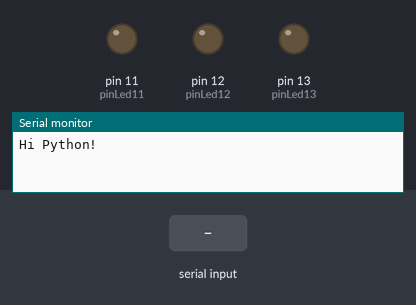
The sketch below on a simulated Arduino Uno, built with avr-gcc and run on an emulated ATmega328P. On the bench: output pins drawn as LEDs (lit = HIGH), the last lines printed to the serial monitor. The inputs (shaded band) are chosen by the test bench.

Above: at 1.2 s.
1.3 s: "BLANCO" received over Serial
At 2.3 s:
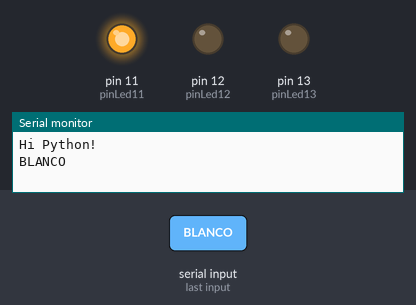
Timing chart, 0 to 7.9 s (numbered marks = the images above; inputs shaded):
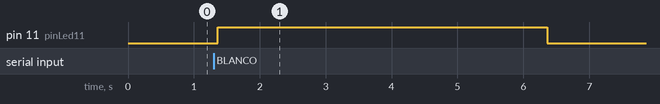

The sketch:

connection.ino
```cpp
const int pinLed11 = 11;
const int pinLed12 = 12;
const int pinLed13 = 13;
int changeSomething = 1;
int option;
String receivedString;

void setup() {
  Serial.begin(9600);
  pinMode(pinLed11, OUTPUT);
  pinMode(pinLed12, OUTPUT);
  pinMode(pinLed13, OUTPUT);
}

void loop() {

  while (Serial.available()) {
    delay(10);
    char c = Serial.read();
    receivedString += c;
  }

  if (receivedString.length() > 0) {
    Serial.println(receivedString);
    changeSomething = 1;


    if(receivedString == "BLANCO"){
      digitalWrite(pinLed11,HIGH);
      delay(5000);
      digitalWrite(pinLed11,LOW);
      delay(2000);
    }
    else if(receivedString == "VERDE"){
      digitalWrite(pinLed12,HIGH);
      delay(5000);
      digitalWrite(pinLed12,LOW);
      delay(2000);
    } else {
        digitalWrite(pinLed13,HIGH);
      delay(5000);
      digitalWrite(pinLed13,LOW);
      delay(2000);
    }
    receivedString = "";
  }

  if(changeSomething){
    changeSomething = 0;
    Serial.println("Hi Python!");
  }
}
```

Measured:
- after the input at 1.3 s, pin 11 (pinLed11): LOW → HIGH after 0.06 s, → LOW 5.0 s later
